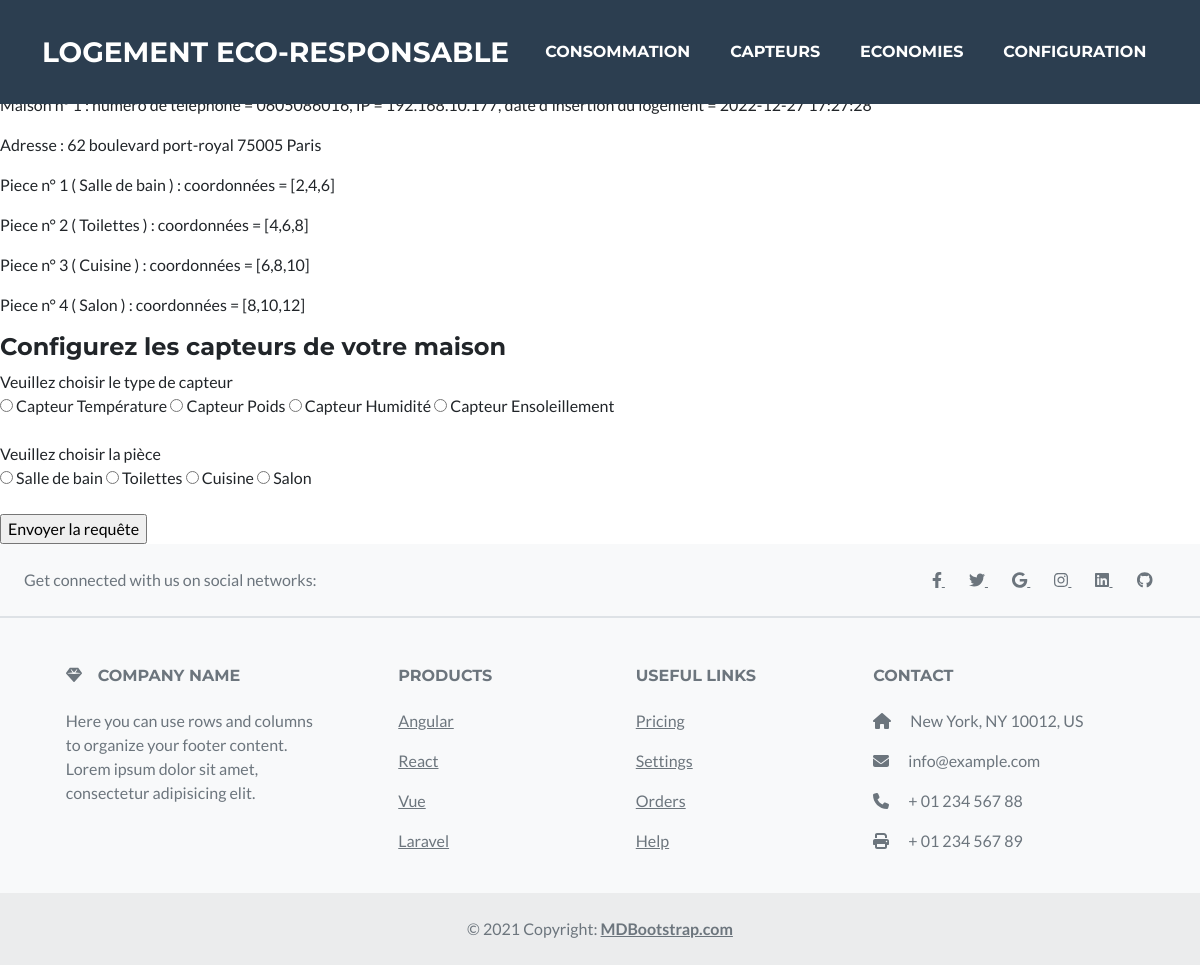
Before: /website_php/configuration.php with the older database file.
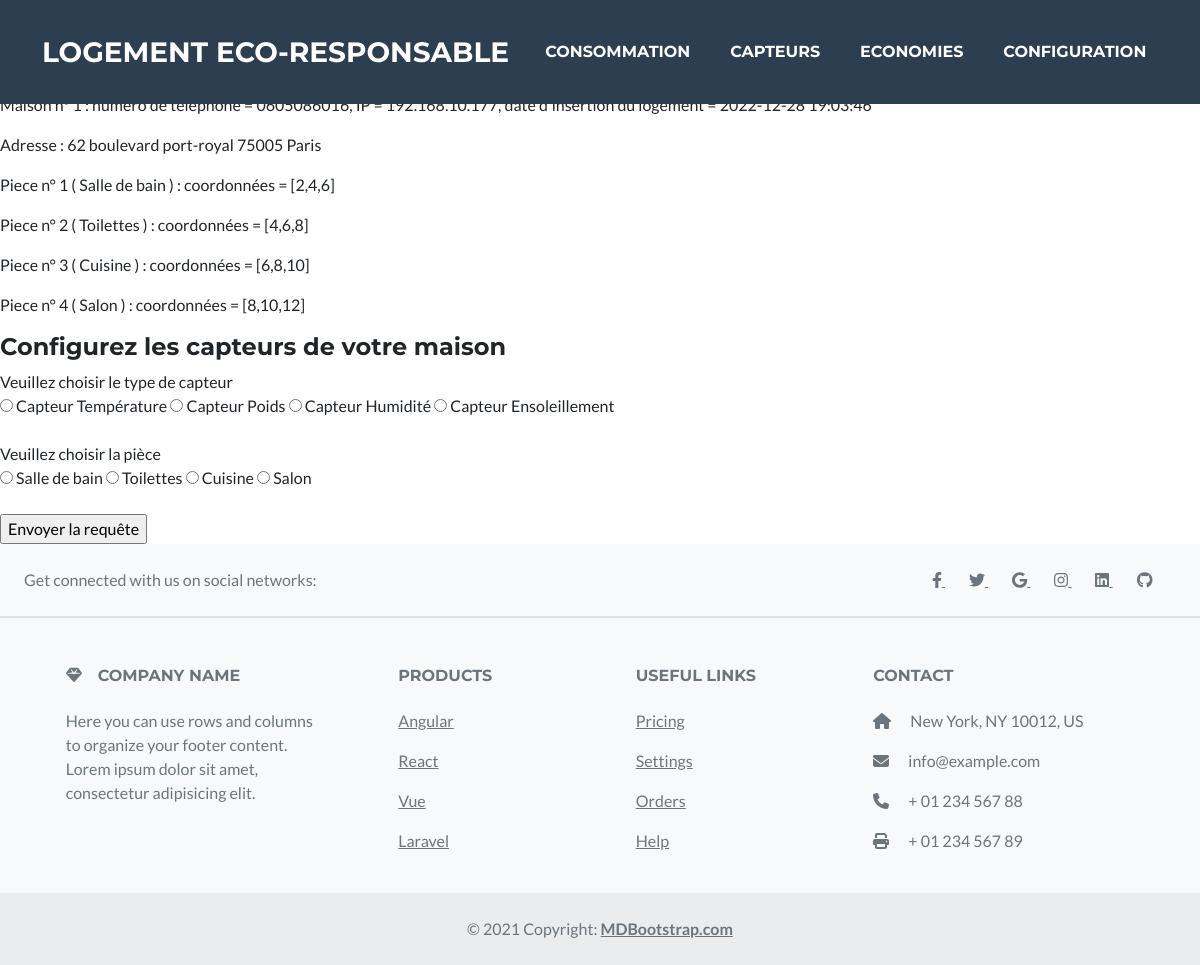
After: the same page with the newer database file.
### tables this page shows
CREATE TABLE Logement (id INTEGER PRIMARY KEY AUTOINCREMENT, Numero_Telephone TEXT NOT NULL, IP TEXT NOT NULL, Date_Insertion TIMESTAMP DEFAULT CURRENT_TIMESTAMP, 
	Id_Adresse INTEGER NOT NULL, FOREIGN KEY (Id_Adresse) REFERENCES Adresse(id));

### website_php/configuration.php (the view, shortened to what this page needs)
<!DOCTYPE html>
<html lang="en">
<head>
  <?php include('includes/header.php'); ?>
</head>
<body class="fixed-sn mdb-skin-custom">
  <?php include('includes/navigation.php'); ?>
<main class="">
  <section id="configuration">
  <h4>Vous trouverez ici toutes les informations concernant votre logement </h4>
  <?php
  $db = new SQLite3('../logement.db');
  $stm = $db->prepare('SELECT * FROM Logement');
  $res = $stm->execute();
  $row = $res->fetchArray()
  ?>
  <p> <?php echo "Maison n° $row[0] : numéro de téléphone = $row[1], IP = $row[2], date d'insertion du logement = $row[3]"; ?> </p>
  <?php
  $stm = $db->prepare('SELECT * FROM Adresse WHERE id = ?');
  $stm->bindValue(1,$row[4],SQLITE3_INTEGER);
  $res = $stm->execute();
  $row = $res->fetchArray();
  $stm = $db->prepare('SELECT * FROM Ville WHERE Code = ?');
  $stm->bindValue(1,$row[4],SQLITE3_INTEGER);
  $res = $stm->execute();
  $row_Ville = $res->fetchArray();
  ?>
  <p> <?php echo "Adresse : $row[1] $row[2] $row[3] $row[4] $row_Ville[1]"; ?> </p>
  <?php
  $stm = $db->prepare('SELECT * FROM Piece');
  $res = $stm->execute();
  while ($row = $res->fetchArray()): ?>
    <p> <?php echo "Piece n° $row[0] ( $row[1] ) : coordonnées = [$row[2],$row[3],$row[4]]"; ?> </p>
  <?php endwhile; ?>
  <h4>Configurez les capteurs de votre maison </h4>
  <form method="post">
    <label>Veuillez choisir le type de capteur</label>
    <input type = "radio" name = "subject0" value = "capteur_temperature"> Capteur Température
    <input type = "radio" name = "subject0" value = "capteur_poids"> Capteur Poids
    <input type = "radio" name = "subject0" value = "capteur_humidite"> Capteur Humidité
    <input type = "radio" name = "subject0" value = "capteur_ensoleillement"> Capteur Ensoleillement
    <label>Veuillez choisir la pièce</label>
    <input type = "radio" name = "subject" value = "salle_de_bain"> Salle de bain
    <input type = "radio" name = "subject" value = "toilettes"> Toilettes
    <input type = "radio" name = "subject" value = "cuisine"> Cuisine
    <input type = "radio" name = "subject" value = "salon"> Salon
    <input type="submit" name="button1" value="Envoyer la requête"/>
  </form>
</section>
</main>
<?php include('includes/footer_style.php'); ?>
</body>
</html>

Changed rows visible on the page:
changed logement id 1: Date_Insertion "2022-12-27 17:27:28" → "2022-12-28 19:03:46"
